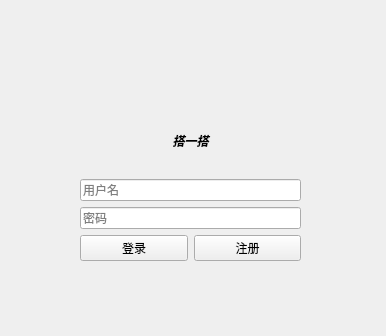
<?xml version="1.0" encoding="UTF-8"?>
<ui version="4.0">
 <class>Widget</class>
 <widget class="QWidget" name="Widget">
  <property name="geometry">
   <rect>
    <x>0</x>
    <y>0</y>
    <width>386</width>
    <height>336</height>
   </rect>
  </property>
  <property name="windowTitle">
   <string>Widget</string>
  </property>
  <widget class="QLabel" name="warningLabel">
   <property name="geometry">
    <rect>
     <x>20</x>
     <y>310</y>
     <width>141</width>
     <height>16</height>
    </rect>
   </property>
   <property name="text">
    <string/>
   </property>
  </widget>
  <widget class="QWidget" name="layoutWidget">
   <property name="geometry">
    <rect>
     <x>80</x>
     <y>110</y>
     <width>221</width>
     <height>151</height>
    </rect>
   </property>
   <layout class="QVBoxLayout" name="verticalLayout_2">
    <item>
     <widget class="QLabel" name="label">
      <property name="font">
       <font>
        <family>华文行楷</family>
        <pointsize>9</pointsize>
        <italic>false</italic>
        <bold>false</bold>
       </font>
      </property>
      <property name="cursor">
       <cursorShape>ArrowCursor</cursorShape>
      </property>
      <property name="styleSheet">
       <string notr="true">font: 9pt &quot;华文行楷&quot;;
color: rgb(85, 255, 255)；
</string>
      </property>
      <property name="frameShadow">
       <enum>QFrame::Plain</enum>
      </property>
      <property name="text">
       <string>&lt;html&gt;&lt;head/&gt;&lt;body&gt;&lt;p align=&quot;center&quot;&gt;&lt;span style=&quot; font-weight:700; font-style:italic;&quot;&gt;搭一搭&lt;/span&gt;&lt;/p&gt;&lt;/body&gt;&lt;/html&gt;</string>
      </property>
     </widget>
    </item>
    <item>
     <layout class="QHBoxLayout" name="horizontalLayout_2">
      <item>
       <layout class="QVBoxLayout" name="verticalLayout">
        <item>
         <widget class="QLineEdit" name="userNameEdit">
          <property name="placeholderText">
           <string>用户名</string>
          </property>
         </widget>
        </item>
        <item>
         <widget class="QLineEdit" name="passWordEdit">
          <property name="placeholderText">
           <string>密码</string>
          </property>
         </widget>
        </item>
       </layout>
      </item>
     </layout>
    </item>
    <item>
     <layout class="QHBoxLayout" name="horizontalLayout">
      <item>
       <widget class="QPushButton" name="loginButton">
        <property name="text">
         <string>登录</string>
        </property>
       </widget>
      </item>
      <item>
       <widget class="QPushButton" name="registerButton">
        <property name="text">
         <string>注册</string>
        </property>
       </widget>
      </item>
     </layout>
    </item>
   </layout>
  </widget>
 </widget>
 <resources/>
 <connections/>
</ui>
